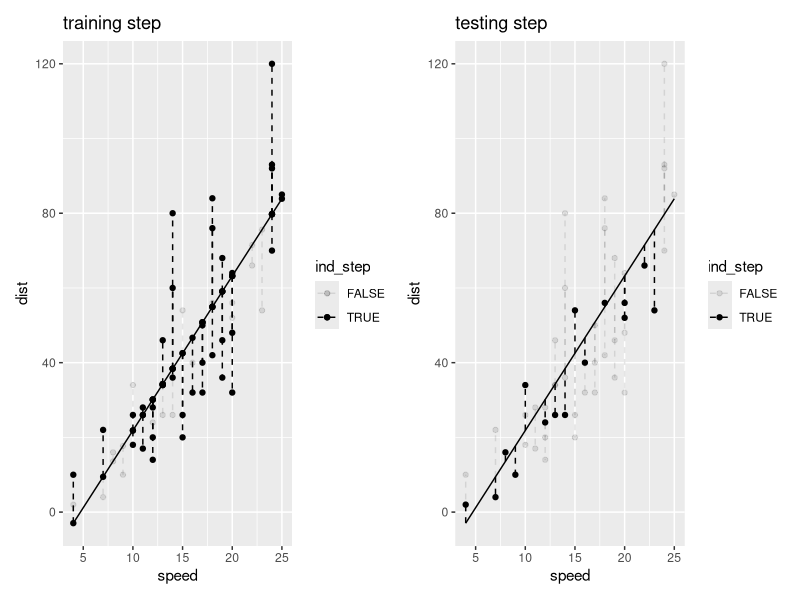

This figure's R source: (Note: this script raises an error after producing the figure.)
## ---- chunk 1
knitr::opts_chunk$set(echo = TRUE)
options(tidyverse.quiet = TRUE)
## ---- chunk 2
library(tidyverse)


compute_split <- function(data, scales, seed = getOption("seed", 1999), step = getOption("tt_step", "train")){
  
  set.seed(seed)
  n <- nrow(data)
  n_train = (n*.7) |> round()
  which_train_num <- sample(1:n, size = n_train,  replace = F)
  
  data |> 
    mutate(train_test = ifelse(row_number() %in% which_train_num, "train", "test")) |>
    mutate(ind_step = train_test == step)

  
}

StatSplit <- ggproto("StatSplit", Stat,
                           compute_panel = compute_split,
                           default_aes = aes(alpha = after_stat(ind_step)))

cars |>
  rename(x = speed, y = dist) |>
  compute_split() |>
  head()



compute_split_lm <- function(data, scales, step = getOption("tt_step", "train")){
  
  data <- data |> compute_split(step = step)

  data$yend = data$y
  data$xend = data$x

  model <- lm(y ~ x, data = data |> filter(train_test == "train"))

  data$y = predict(model, data)

  data
}


StatLmSplit <- ggproto("StatLmSplit", Stat,
                        compute_panel = compute_split_lm,
                        default_aes = aes(alpha = after_stat(ind_step)))

cars |>
  rename(x = speed, y = dist) |>
  compute_split_lm() |>
  head()
## ---- chunk 3
# train
ggplot(cars) + 
  aes(speed, dist) +
  geom_point(stat = StatSplit) + # geom_point_train
  geom_line(stat = StatLmSplit, step = "test", alpha = 1) + 
  geom_point(stat = StatLmSplit) + 
  geom_segment(stat = StatLmSplit, lty = "dashed") + 
  labs(title = "training step") ->
p_test

# test
ggplot(cars) + 
  aes(speed, dist) +
  geom_point(stat = StatSplit, step = "test") + # geom_point_test
  geom_line(stat = StatLmSplit, step = "test", alpha = 1) + 
  geom_segment(stat = StatLmSplit, step = "test", lty = "dashed") + 
  labs(title = "testing step")  ->
p_train


library(patchwork)
p_test + p_train

## ---- chunk 4
compute_split_lm_se <- function(data, scales, step = getOption("tt_step", "train")){
  
  data <- data |> compute_split_lm(step = step)
  data

  data$residual = data$yend - data$y

  data$x = data$residual/2
  data$y = data$residual/2
  data$width = data$residual
  data$height = data$residual

  data |> select(train_test, residual, x, y, width, height, ind_step)
  
  }


cars |>
  rename(x = speed, y = dist) |>
  compute_split_lm_se() |>
  head()

StatLmSplitSE <- ggproto("StatLmSplitSE", Stat,
                        compute_panel = compute_split_lm_se,
                        default_aes = aes(alpha = after_stat(ind_step)))

ggplot(cars) +
  aes(speed, dist) +
  geom_rect(stat = StatLmSplitSE, linetype = "dashed") +
  coord_equal() +
  scale_alpha_discrete(range = c(0,.6)) ->
squared_error_train

ggplot(cars) +
  aes(speed, dist) +
  geom_rect(stat = StatLmSplitSE, step = "test", color = "black", linetype = "dashed") +
  coord_equal() +
  scale_alpha_discrete(range = c(0,.6)) ->
squared_error_test

squared_error_train + squared_error_test

## ---- chunk 5
compute_split_lm_rmse <- function(data, scales, step = getOption("tt_step", "train")){
  
  data <- data |> 
    compute_split_lm_se(step = step) |>
    group_by(ind_step, train_test) |>
    summarise(rmse = sqrt(mean(residual^2)))

  data$x = data$rmse/2
  data$y = data$rmse/2
  data$width = data$rmse
  data$height = data$rmse

  data |>
    select(train_test, rmse, x,y, width, height, ind_step)

}

cars |>
  rename(x = speed, y = dist) |>
  compute_split_lm_rmse() |>
  head()


StatLmSplitRMSE <- ggproto("StatLmSplitRMSE", Stat,
                        compute_panel = compute_split_lm_rmse,
                        default_aes = aes(alpha = after_stat(ind_step)))


ggplot(cars) +
  aes(speed, dist) +
  geom_rect(stat = StatLmSplitSE, linetype = "dashed", color = "black") +
  geom_rect(stat = StatLmSplitRMSE, fill = "blue") +
  coord_equal() +
  scale_alpha(range = c(0,.6)) ->
squared_error_train

ggplot(cars) +
  aes(speed, dist) +
  geom_rect(stat = StatLmSplitSE, step = "test", linetype = "dashed", color = "black") +
  geom_rect(stat = StatLmSplitRMSE, step = "test", fill = "blue") +
  coord_equal() +
  scale_alpha(range = c(0,.6)) ->
squared_error_test

squared_error_train + squared_error_test

layer_data(i = 2)
